Frame 1 (no input): blank canvas, image omitted
Frame 60 (the mouse pressed at the canvas centre just before this capture): blank canvas, image omitted
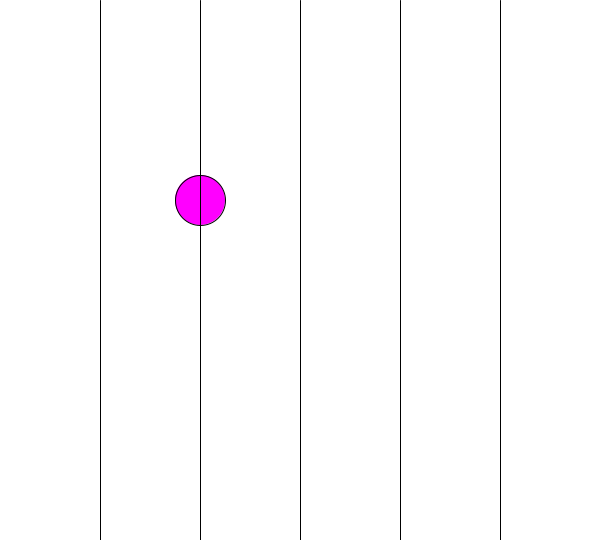
Frame 120 (the mouse held since frame 60 and released just before this capture)

The Processing sketch whose frames 1 and 60 were blank and that drew this single picture after the mouse press (run headless with seeded random() and noise(); from frame 60 on, the mouse is pressed at the canvas centre):

// Processing sketch: if_circles
// ── if_circles.pde
// * vertical lines, evenly spaced
// * cirlce appear on line when mouse condition met
// * demonstrates difference between if, else, and else if


void setup() {
  size(600, 540);
}

void draw() {
  background(255); // white

  if (mouseX > 500) { // need to set widest condition first and then narrow down with else if
    fill(0, 0, 255); // blue
    ellipse(500, 500, 50, 50);
  } 
  else if (mouseX > 400) { // add else if
    fill(255, 0, 0); // red
    ellipse(400, 400, 50, 50);
  } 
  else if (mouseX > 300) { // add else if
    fill(0, 255, 0); // red
    ellipse(300, 300, 50, 50);
  } 
  else if (mouseX > 200) { // add else if
    fill(255, 0, 255); // purple
    ellipse(200, 200, 50, 50);
  } 
  else if (mouseX > 100) { // add else if
    fill(255, 255, 0); // yellow
    ellipse(100, 100, 50, 50);
  }
  
  else {
 background(0); 
}

  stroke(0);
  line(100, 0, 100, height);
  line(200, 0, 200, height);
  line(300, 0, 300, height);
  line(400, 0, 400, height);
  line(500, 0, 500, height);
}
